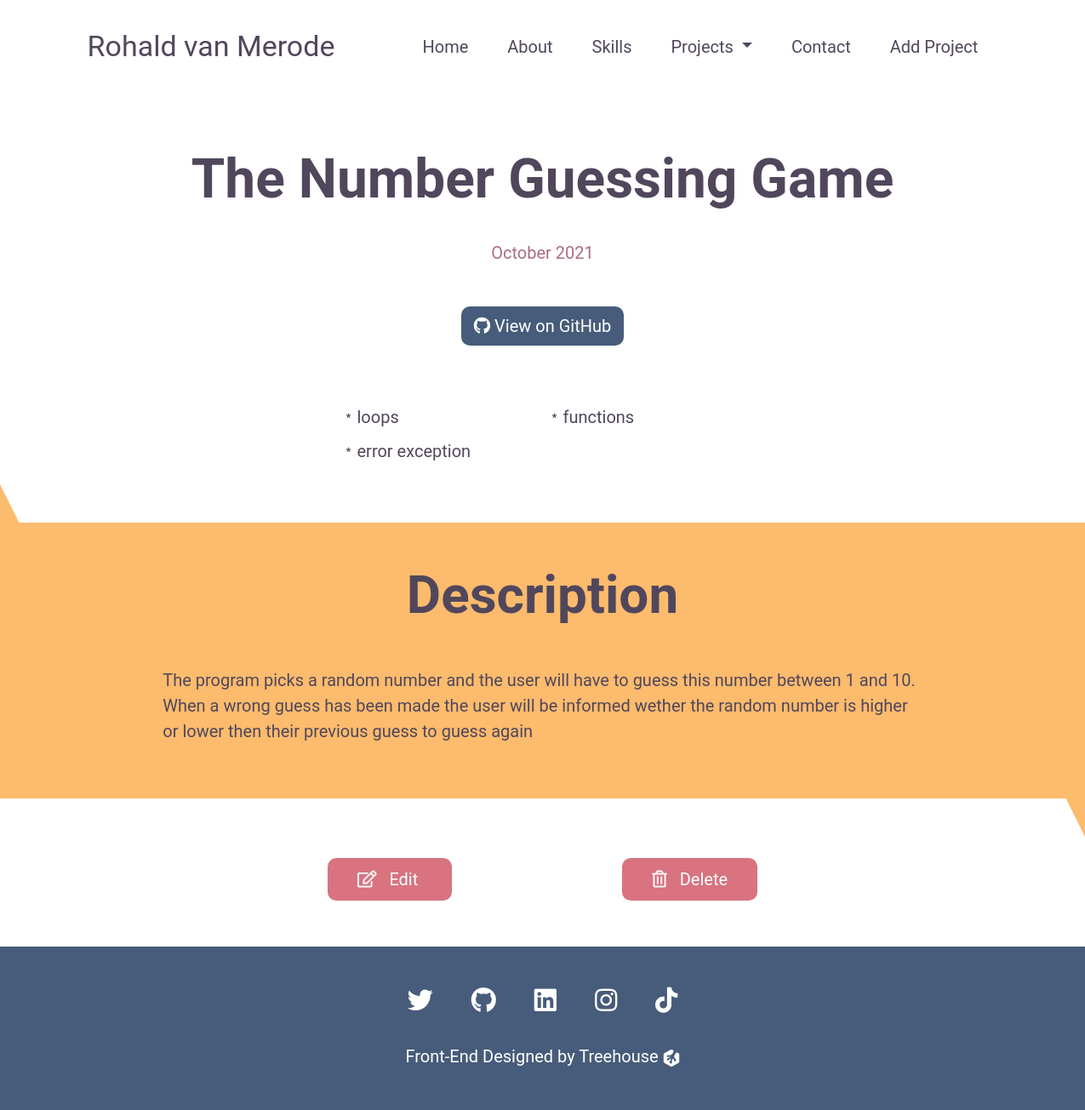
/projects/1, run on the app's committed database.
### models.py (models this page shows)
class Project(db.Model):
    id = db.Column(db.Integer, primary_key=True)
    title = db.Column('Title', db.String())
    completion_date = db.Column('Completion Date', db.DateTime)
    description = db.Column('Description', db.Text)
    skills = db.Column('Skills', db.String())
    github = db.Column('Github', db.String())
    screenshot = db.Column('Screenshot URL', db.String())

### app.py (the view)
@app.route('/projects/<id>')
def project(id):
    project = Project.query.get_or_404(id)
    date = project.completion_date.strftime('%B %Y')
    skills = project.skills.split(', ')
    return render_template('detail.html', project=project, date=date, skills=skills)

### templates/detail.html (shortened to what this page needs)
{% extends 'layout.html' %}
{% block content %}
    <section class="header">
        <h1>{{project.title}}</h1>
        <p>{{date}}</p>
        <a href="{{project.github}}" class="github-btn">
            <i class="fab fa-github"></i>
            View on GitHub
        </a>
        <ul class="project-skills">
            <div>
                {% for skill in skills %}
                <li>{{skill}}</li>
                {% endfor %}
            </div>
        </ul>
    </section>
    <section id="project-desc">
        <div id="triangle5"></div>
        <h2>Description</h2>
        <p>
            {{project.description}}
        </p>
        <div id="triangle6"></div>
    </section>
    <section id="edit-delete">
        <a href="{{ url_for('edit_project', id=project.id) }}">
            <i class="fas fa-edit"></i>
            Edit
        </a>
        <a href="{{ url_for('delete_project', id=project.id) }}">
            <i class="far fa-trash-alt"></i>
            Delete
        </a>
    </section>
    <section class="footer">
        <div class="socials">
            <a href="">
                <i class="fab fa-twitter"></i>
            </a>
            <a href="">
                <i class="fab fa-github"></i>
            </a>
            <a href="">
                <i class="fab fa-linkedin"></i>
            </a>
            <a href="">
                <i class="fab fa-instagram"></i>
            </a>
            <a href="">
                <i class="fab fa-tiktok"></i>
            </a>
        </div>
        <div class="treehouse">
            <p>
                Front-End Designed by
                <a href="https://teamtreehouse.com">
                    Treehouse
                </a>
            </p>
        </div>
    </section>
{% endblock %}

### templates/layout.html (shortened to what this page needs)
<!DOCTYPE html>
<html>
    <head>
        <link rel="stylesheet" href="https://cdnjs.cloudflare.com/ajax/libs/font-awesome/5.15.3/css/all.min.css">
        <link href="https://cdn.jsdelivr.net/npm/bootstrap@5.0.0-beta2/dist/css/bootstrap.min.css" rel="stylesheet">
        <link rel="stylesheet" href="/static/styles.css">
    </head>
    <body>
        <section class="navigation">
            <nav class="navbar navbar-expand-lg">
                <div class="container-fluid">
                  <a class="navbar-brand" href="#">Rohald van Merode</a>
                  <div class="collapse navbar-collapse" id="navbarContent">
                    <ul class="navbar-nav me-auto mb-2 mb-lg-0">
                      <li class="nav-item">
                        <a class="nav-link active" aria-current="page" href="{{ url_for('index')}}">Home</a>
                      </li>
                      <li class="nav-item">
                        <a class="nav-link" href="#about">About</a>
                      </li>
                      <li class="nav-item">
                        <a class="nav-link" href="#skills">Skills</a>
                      </li>
                      <li class="nav-item dropdown">
                        <a class="nav-link dropdown-toggle" href="#" id="navbarDropdown" role="button" data-bs-toggle="dropdown" aria-expanded="false">
                          Projects
                        </a>
                      </li>
                      <li class="nav-item">
                        <a class="nav-link" href="#contact">Contact</a>
                      </li>
                      <li class="nav-item">
                        <a class="nav-link" href="{{url_for('new_project')}}">Add Project</a>
                      </li>
                    </ul>
                  </div>
                </div>
            </nav>
        </section>
        {% block content %}
        {% endblock %}
    </body>
</html>

### static/styles.css (style rules this page uses)
:root { --primary-text: #51475c; --secondary-text: #ab6c82; --primary: #475c7a; --secondary: #fcbb6d; --accent: #d8737f; --white: #fff; }
* { font-family: 'Roboto', Arial, Helvetica, sans-serif; color: var(--primary-text); }
p, li, a { font-size: 20px; }
h2 { font-size: 30px; font-weight: bold; }
body { overflow-x: hidden; }
nav { margin-top: 1rem; }
.navbar-brand { color: var(--primary-text); font-size: 20px; }
.nav-item a { color: var(--primary-text); font-size: 20px; }
.header { margin-left: 5%; margin-right: 5%; margin-top: 5rem; text-align: center; }
.header h1 { font-size: 32px; font-weight: bold; }
.header p { font-size: 20px; color: var(--secondary-text); }
.header .github-btn { display: inline-block; margin-top: 2rem; margin-bottom: 4rem; }
.header .project-skills { list-style: none; text-align: left; margin: auto; line-height: 40px; max-width: 250px; margin-bottom: 4rem; }
.header .project-skills li { position: relative; }
.header .project-skills li::before { content: '\FE61'; position: absolute; left: -20px; }
.github-btn { border-radius: 10px; background-color: var(--primary); padding: 8px 15px; color: var(--white); text-decoration: none; }
.github-btn i { color: var(--white); }
.footer { background-color: var(--primary); text-align: center; padding-bottom: 2rem; }
.footer i, .footer p, .footer a { color: var(--white); text-decoration: none; }
.footer .socials { padding-top: 3rem; margin-bottom: 2rem; }
.footer .socials i { font-size: 30px; padding: 0 10px; }
.footer svg { height: 20px; width: 20px; }
#project-desc { background-color: var(--secondary); position: relative; text-align: center; padding-right: 5%; padding-left: 5%; }
#triangle5 { width: 0; height: 0; border-left: 50px solid transparent; border-right: 50px solid transparent; border-bottom: 100px solid var(--secondary); position: absolute; top: -75px; left: -65px; }
#project-desc h2 { padding-top: 3rem; margin-bottom: 3rem; }
#project-desc p { text-align: left; padding-bottom: 4rem; }
#triangle6 { width: 0; height: 0; border-left: 50px solid transparent; border-right: 50px solid transparent; border-top: 100px solid var(--secondary); position: absolute; bottom: -75px; right: -65px; }
#edit-delete { padding-top: 4rem; padding-bottom: 4rem; text-align: center; }
#edit-delete a { background-color: var(--accent); border-radius: 10px; color: var(--white); padding: 13px 35px; text-decoration: none; }
#edit-delete a:first-of-type { margin-right: 20px; }
#edit-delete a i { color: var(--white); margin-right: 10px; font-weight: normal; }
@media (min-width: 992px) { h2 { font-size: 62px; } }
@media (min-width: 992px) { .header h1 { font-size: 64px; margin-bottom: 2rem; } }
@media (min-width: 992px) { .navigation { width: fit-content; margin: auto; } }
@media (min-width: 992px) { .navigation .navbar-brand { margin-right: 5rem; font-size: 34px; } }
@media (min-width: 992px) { .navigation .nav-item { padding-left: 5px; padding-right: 5px; } }
@media (min-width: 992px) { .footer .socials i { padding: 0 20px; } }
@media (min-width: 992px) { #project-desc { padding-right: 15%; padding-left: 15%; } }
@media (min-width: 1200px) { .navigation .nav-item { padding-left: 15px; padding-right: 15px; } }
@media (min-width: 1200px) { .header .project-skills { -webkit-column-count: 2; -moz-column-count: 2; column-count: 2; max-width: 500px; } }
@media (min-width: 1200px) { #edit-delete a:first-of-type { margin-right: 200px; } }

### data on the page
Project: title "The Number Guessing Game", description "The program picks a random number and the user will have to guess this number between 1 and 10. When a wrong guess has been made the user will be informed wether the random number is higher or lower then their previous guess to guess again"

### other printed values
{{ date }} "October 2021"
{{ skill }} "loops" "error exception" "functions"
